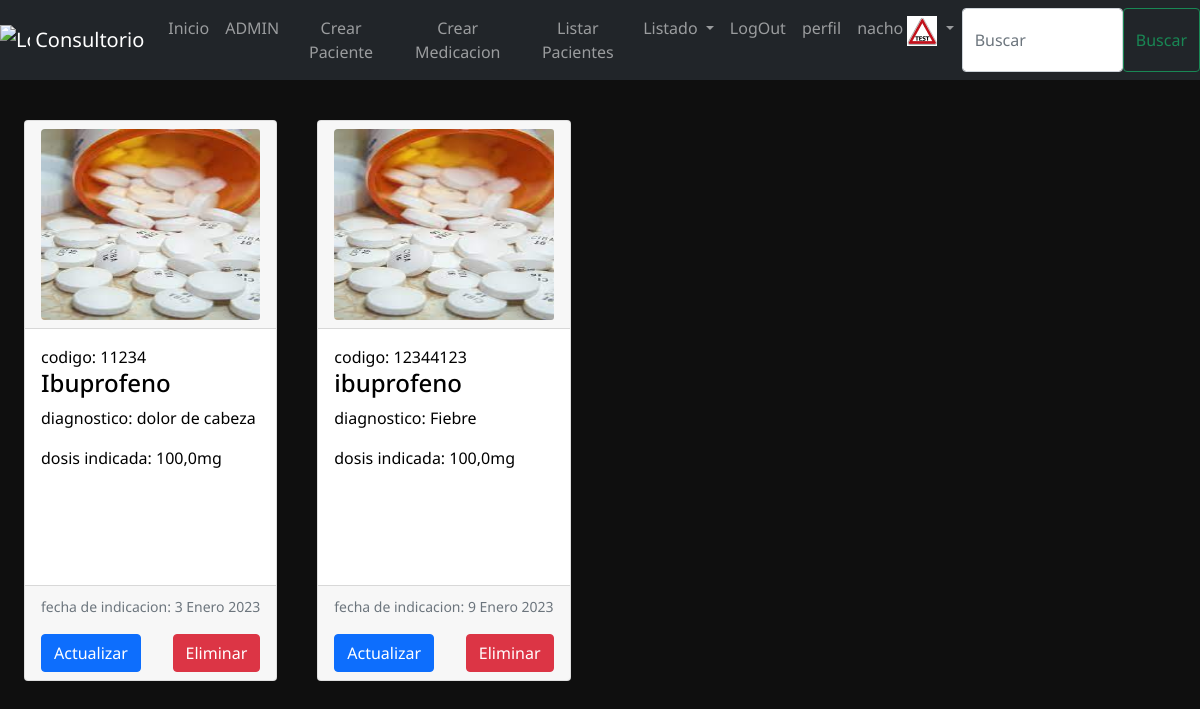
Page /list-medicines/ (signed in) on the earlier database version.
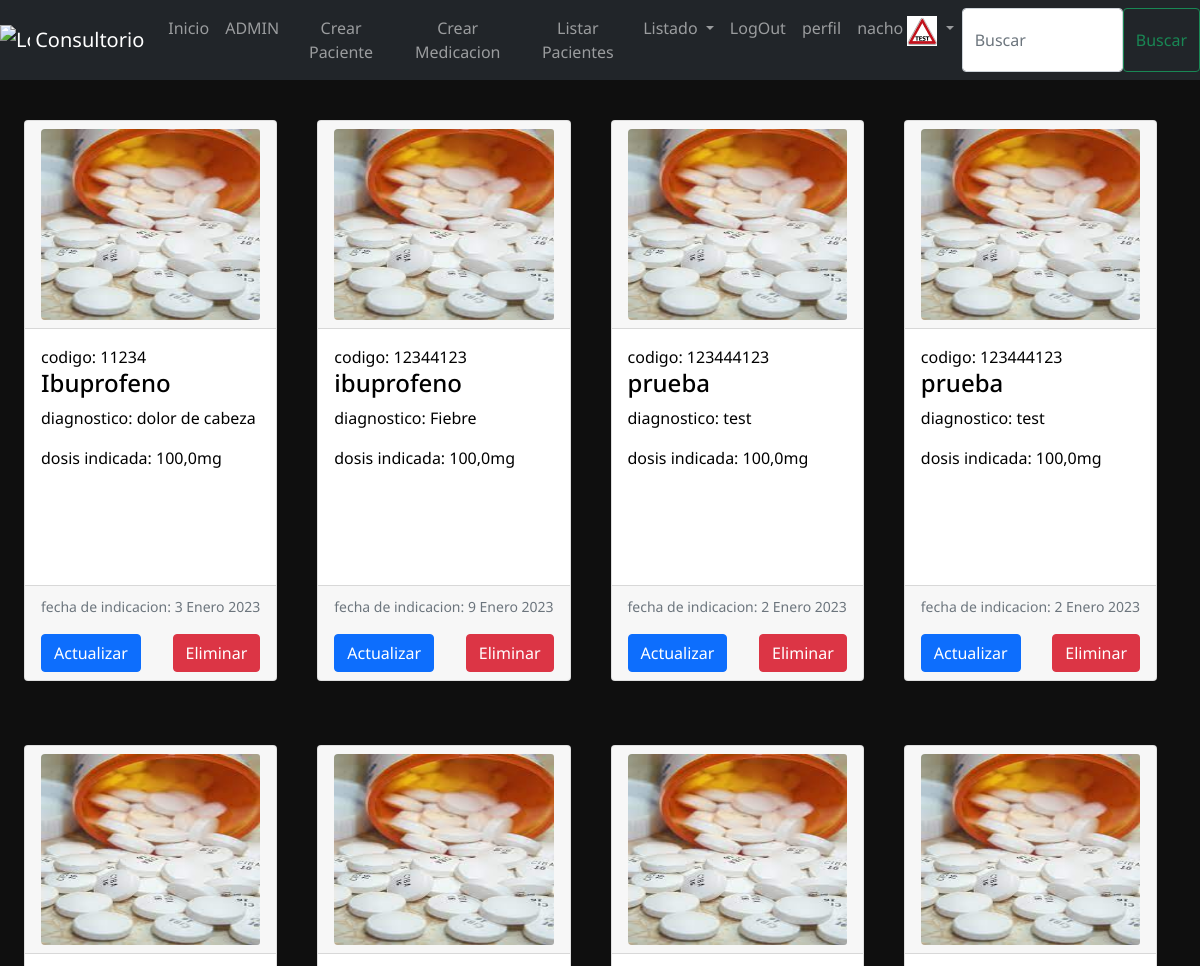
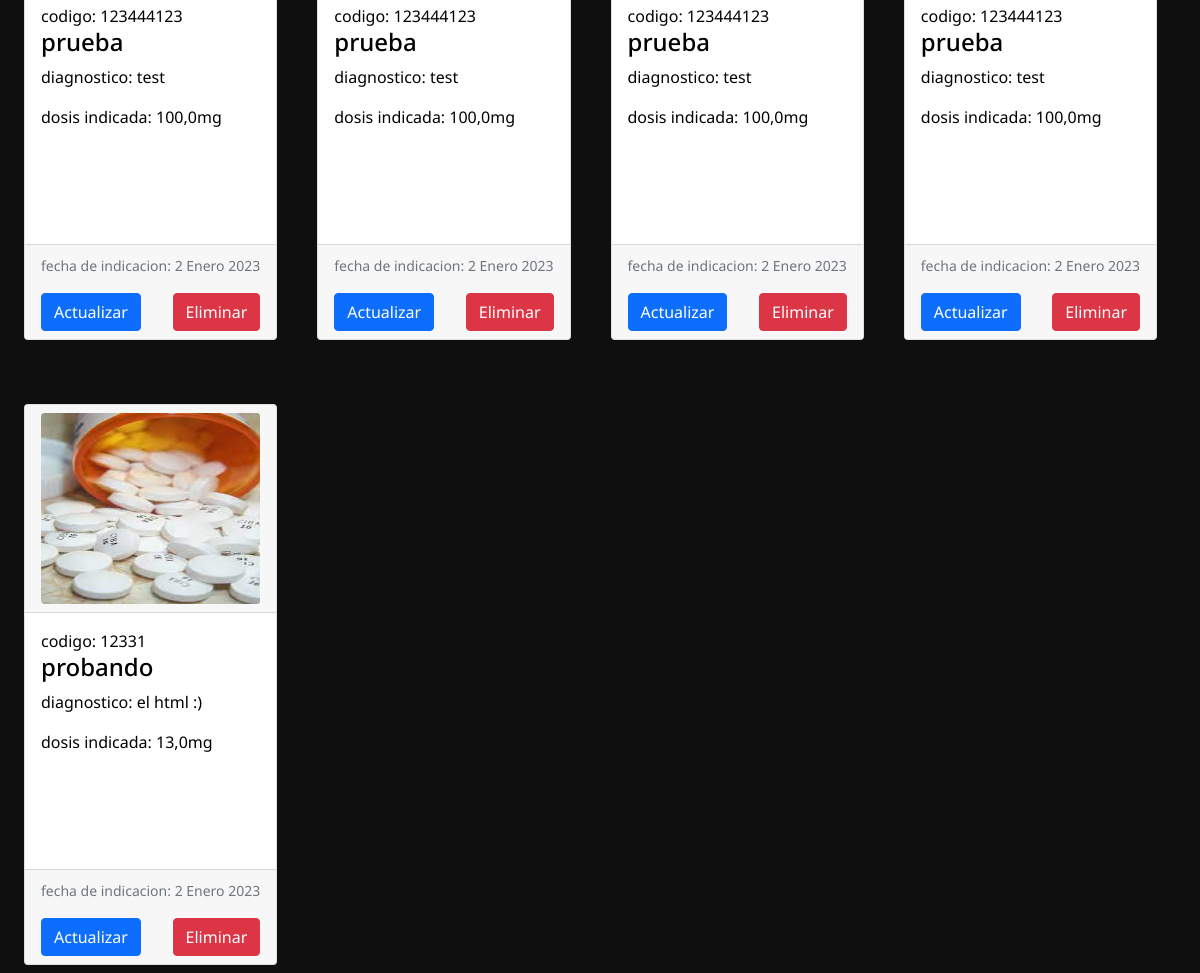
Same page on the later database version (2 pictures, top to bottom).
### users/models.py (models this page shows, shortened)
class UserProfile(models.Model):
    user = models.OneToOneField(User, on_delete=models.CASCADE, related_name = "profile")
    age = models.IntegerField(null = True, blank=True)
    dni = models.IntegerField(null = True, blank=True)
    birth_date = models.DateField(null = True, blank=True)
    affiliate_code = models.IntegerField(null = True, blank=True)
    phone = models.CharField(null = True, blank=True, max_length=100)
    profile_img = models.ImageField(upload_to="profile_images", null = True, blank=True)
    class Meta:
        verbose_name = 'Perfil'
        verbose_name_plural = 'Perfiles'

### Consultorio/models.py (models this page shows, shortened)
class Medicines(models.Model):
    name = models.CharField(max_length=50,blank=False)
    dose = models.FloatField(blank=False)
    indication_date = models.DateField(blank=False)
    diagnostic = models.CharField(max_length=100, blank=False)
    number = models.IntegerField(blank=False)
    class Meta:
        verbose_name = 'Receta'
        verbose_name_plural = 'Recetas'

### Consultorio/views.py (the view)
# urls.py: path("list-medicines/", medicine_list),
@login_required
def medicine_list(request):
    if "search" in request.GET:
        search = request.GET["search"]
        list_medicines = Medicines.objects.filter(name__icontains = search)
    else:
        list_medicines = Medicines.objects.all()
    context = {
        "medicine_list" : list_medicines,
    }
    return render(request, "medicines/list_medicines.html", context=context)

### Templates/medicines/list_medicines.html (shortened to what this page needs)
{% extends 'base.html' %}
{% block navbar %}
<form class="form-inline my-2 my-lg-0 d-flex" action="/list-medicines/" method="GET">
    <input class="form-control mr-sm-2" type="search" placeholder="Buscar" aria-label="Search" name="search">
    <button class="btn btn-outline-success my-2 my-sm-0" type="submit">Buscar</button>
</form>
{% endblock %}
{% block content %}
<div class="containerOrder">
    {% for medicine in medicine_list %}
    <div class="containerCard">
            <div class="card-columns mt-3">
                <div class="card  mb-2" style="max-width: 18rem;">
                    <div class="card-header">
                        <img class="card-img img-fluid rounded-start h-100">
                    </div>
                    <div class="card-body">
                        <h7 class="card-title">codigo: {{medicine.number}}</h6>
                        <h4 class="card-title">{{medicine.name}}</h5>
                        <p class="card-text">diagnostico: {{medicine.diagnostic}}</p>
                        <p class="card-text">dosis indicada: {{medicine.dose}}mg</p>
                    </div>
                    {% if request.user.is_superuser %}
                        <div class="card-footer">
                            <p class="card-text"><small class="text-muted">fecha de indicacion: {{medicine.indication_date}}</small></p>
                            <a href="/update-medicine/{{medicine.id}}/" id="btn1" class="btn btn-primary mr-5">Actualizar</a>
                            <a href="/delete-medicine/{{medicine.id}}/" id="btn2" class="btn btn-danger ml-5">Eliminar</a>
                        </div>
                    {% endif %}
                </div>
            </div>
        </div>
    {% endfor %}
</div>
{% endblock %}

### Templates/Base.html (shortened to what this page needs)
<!DOCTYPE html>
<html lang="en">
{% load static %}
<head>
    <link href="https://cdn.jsdelivr.net/npm/bootstrap@5.0.2/dist/css/bootstrap.min.css" rel="stylesheet"
 />
    <link rel="stylesheet" href="https://cdn.jsdelivr.net/npm/bootstrap-icons@1.10.3/font/bootstrap-icons.css" />
    <link rel="stylesheet" href="{% static '/css/styleMain.css' %}">
</head>
{% block header %}
<header id="navbar">
    <nav class="navbar navbar-expand-lg navbar-dark bg-dark flex">
        <a class="navbar-brand" href="/">
            <img src="https://encrypted-tbn0.gstatic.com/images?q=tbn:ANd9GcT5LlQCrw7Yh54_ZSyfxi5tbiYgh6i9SNdgrQ&usqp=CAU"
                width="30" height="30" class="d-inline-block align-top" alt="Logo Coder" />
            Consultorio
        </a>
        <div class="collapse navbar-collapse" id="navbarNavAltMarkup">
            <div class="navbar-nav text-center">
                <a class="nav-item nav-link" href="/">Inicio</a>
                {% if request.user.is_superuser %}
                <a class="nav-item nav-link" href="/admin/">ADMIN</a>
                <a class="nav-item nav-link" href="/create-patient/">Crear Paciente</a>
                <a class="nav-item nav-link" href="/create-medicine/">Crear Medicacion</a>
                {% endif %}
                <a class="nav-item nav-link" href="/list-patients/">Listar Pacientes</a>
                <li class="nav-item dropdown">
                    <a class="nav-link dropdown-toggle" href="#" id="navbarDropdown" role="button"
                        data-toggle="dropdown" aria-haspopup="true" aria-expanded="false">
                        Listado
                    </a>
                </li>
                {% if request.user.is_authenticated %}
                <li class="nav-item">
                    <a class="nav-link" href="/logout/">LogOut</a>
                </li>
                <li class="nav-item">
                    <a class="nav-link" href="/user-profile/">perfil</a>
                </li>
                <li class="nav-item dropdown">
                    <a class="nav-link dropdown-toggle" href="#" id="navbarDropdown" role="button"
                        data-toggle="dropdown" aria-haspopup="true" aria-expanded="false">
                        {{user.username}} {% if request.user.profile.profile_img.url != ""%}
                        <img src="{{request.user.profile.profile_img.url}}" width="30" height="30"
                            class="d-inline-block align-top" alt="Logo Coder" />
                        {% endif %}
                    </a>
                </li>
                {% endif %} {% block navbar %}{% endblock %}
            </div>
        </div>
    </nav>
</header>
{% endblock header %}
<body class="body">
    {% block content %} {% endblock %}
    <link rel="stylesheet"
        href="https://cdnjs.cloudflare.com/ajax/libs/bootstrap-datepicker/1.4.1/css/bootstrap-datepicker3.css" />
</body>
</html>

### static/css/styleMain.css (style rules this page uses)
.body { font-family: 'Noto Sans', sans-serif; background-color: rgb(15 15 15); }
#navbar { background-color: rgb(113 113 113); position: sticky; top: 0; z-index: 1; }
.containerOrder { height: auto; display: flex !important; flex-wrap: wrap; color: black; gap: 2.5rem; padding-left: 1.5rem; padding-right: 1.5rem; padding-top: 1.5rem; }
.card-header { height: 13rem; object-fit: contain; }
.card-body { min-height: 16rem; }
#btn1 { float: left; display: block; }
#btn2 { float: right; display: block; }

Differences in the rows shown:
added Medicines: number "123444123", name "prueba", diagnostic "test", dose "100,0", indication_date "2 Enero 2023"
added Medicines: number "123444123", name "prueba", diagnostic "test", dose "100,0", indication_date "2 Enero 2023"
added Medicines: number "123444123", name "prueba", diagnostic "test", dose "100,0", indication_date "2 Enero 2023"
added Medicines: number "123444123", name "prueba", diagnostic "test", dose "100,0", indication_date "2 Enero 2023"
added Medicines: number "123444123", name "prueba", diagnostic "test", dose "100,0", indication_date "2 Enero 2023"
added Medicines: number "123444123", name "prueba", diagnostic "test", dose "100,0", indication_date "2 Enero 2023"
added Medicines: number "12331", name "probando", diagnostic "el html :)", dose "13,0", indication_date "2 Enero 2023"
